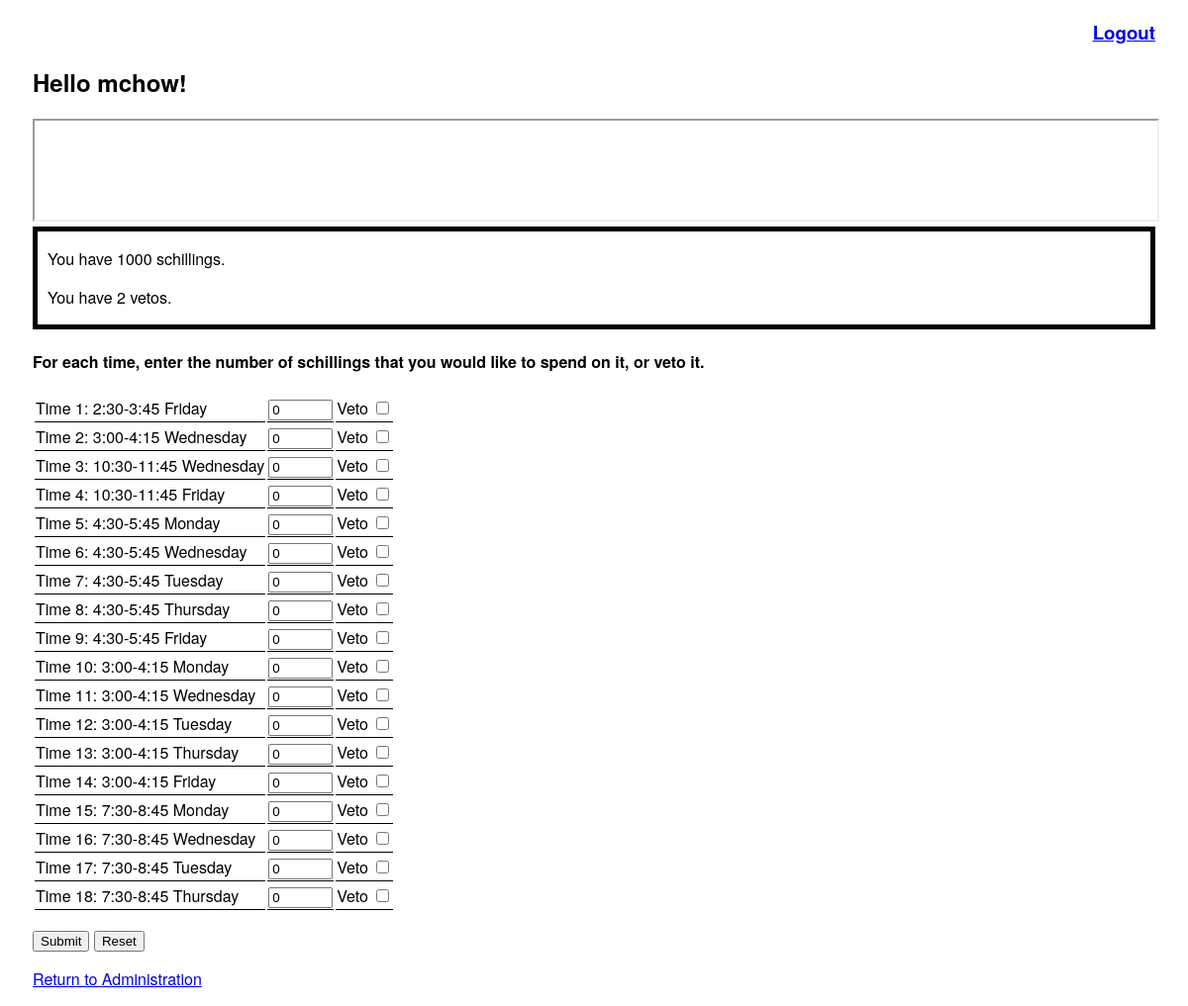
Page /vote.php (signed in) on the committed database.
### tables this page shows
CREATE TABLE schedule_times
(
	time_id SMALLINT(3) NOT NULL AUTO_INCREMENT,
	time_descr VARCHAR(60) NOT NULL,
	instructor VARCHAR(20) NOT NULL,
	active TINYINT(1) NOT NULL DEFAULT 1,
	PRIMARY KEY(time_id)
);

### dblib.php (called while the page is built, shortened)
<?php
	function getTimes()
	{
		$results = array();
		$result = mysql_query("SELECT time_id, time_descr, instructor FROM schedule_times WHERE active = 1 ORDER BY time_id");
		if (!result) {
			$message  = 'Invalid query: ' . mysql_error() . "\n";
			$message .= 'Whole query: ' . $query;
			die($message);
		}
		else {
			while ($row = mysql_fetch_assoc($result)) {
				array_push($results, $row);
			}
		}
		return $results;
	}
?>

### vote.php (the view, shortened to what this page needs)
<?php
	require_once('dblib.php');
	$times = getTimes();
?>
<!DOCTYPE html>
<html>
<head>
<link href="default.css" rel="stylesheet" type="text/css" />
</head>
<body onload="initCurrency()">
<h3 class="rt"><a href="logout.php">Logout</a></h3>
<h2>Hello <?= $_SESSION['login'] ?>!</h2>
<?php
	$errors = false;
	if (!empty($_POST) && !$errors) {
		insertVotes($_SESSION['login'], $_POST, $times);
		echo '<p>Thanks for your submission.  You can <a href="logout.php">log out</a> now.</p>';
	}
	else {
?>
<iframe src="http://www.cs.tufts.edu/~nr/comp105/section.html" width="100%" height="100" /></iframe>
<div id="currency"></div>
<h4>For each time, enter the number of schillings that you would like to spend on it, or veto it.</h4>
<form id="vote" action="vote.php" method="post" onreset="initCurrency()">
<table>
<?php
	foreach ($times as $b) {
		print '<tr><td>Time '. $b['time_id'] . ': ' . $b['time_descr'] . '</td><td><input type="text" name="time' . $b['time_id'] . '" id="time' . $b['time_id'] . '" size="5" value="0" onchange="updateCurrency()" /></td><td>Veto <input type="checkbox" name="veto' . $b['time_id'] . '" id="veto' . $b['time_id'] . '" onchange="updateCurrency()" /></td></tr></p>';
	}
?>
</table>
<p><button type="button" onclick="checkSubmission()">Submit</button> <input type="reset" /></p>
</form>
<?php
	}
	require_once('footer.php');
?>

### footer.php
<div id="footer">
<?php
	if (isset($_SESSION['admin'])) {
		echo '<p><a href="admin.php">Return to Administration</a></p>';
	}
?>
</div>
</body>
</html>

### default.css (style rules this page uses)
body { padding-right: 25px; padding-left: 25px; font-family: Helvetica Neue,Arial,Helvetica,sans-serif; }
.rt { text-align: right; }
#currency { padding-left: 10px; border-style: solid; border-width: 5px; }
td { border-bottom-style: solid; border-bottom-width: 1px; vertical-align: top; }

### rows in the picture
schedule_times: time_id "1", time_descr "2:30-3:45 Friday"
schedule_times: time_id "2", time_descr "3:00-4:15 Wednesday"
schedule_times: time_id "3", time_descr "10:30-11:45 Wednesday"
schedule_times: time_id "4", time_descr "10:30-11:45 Friday"
schedule_times: time_id "5", time_descr "4:30-5:45 Monday"
schedule_times: time_id "6", time_descr "4:30-5:45 Wednesday"
schedule_times: time_id "7", time_descr "4:30-5:45 Tuesday"
schedule_times: time_id "8", time_descr "4:30-5:45 Thursday"
schedule_times: time_id "9", time_descr "4:30-5:45 Friday"
schedule_times: time_id "10", time_descr "3:00-4:15 Monday"
schedule_times: time_id "11", time_descr "3:00-4:15 Wednesday"
schedule_times: time_id "12", time_descr "3:00-4:15 Tuesday"
schedule_times: time_id "13", time_descr "3:00-4:15 Thursday"
schedule_times: time_id "14", time_descr "3:00-4:15 Friday"
schedule_times: time_id "15", time_descr "7:30-8:45 Monday"
schedule_times: time_id "16", time_descr "7:30-8:45 Wednesday"
schedule_times: time_id "17", time_descr "7:30-8:45 Tuesday"
schedule_times: time_id "18", time_descr "7:30-8:45 Thursday"

### other values in the picture
$_SESSION['login'] "mchow"
